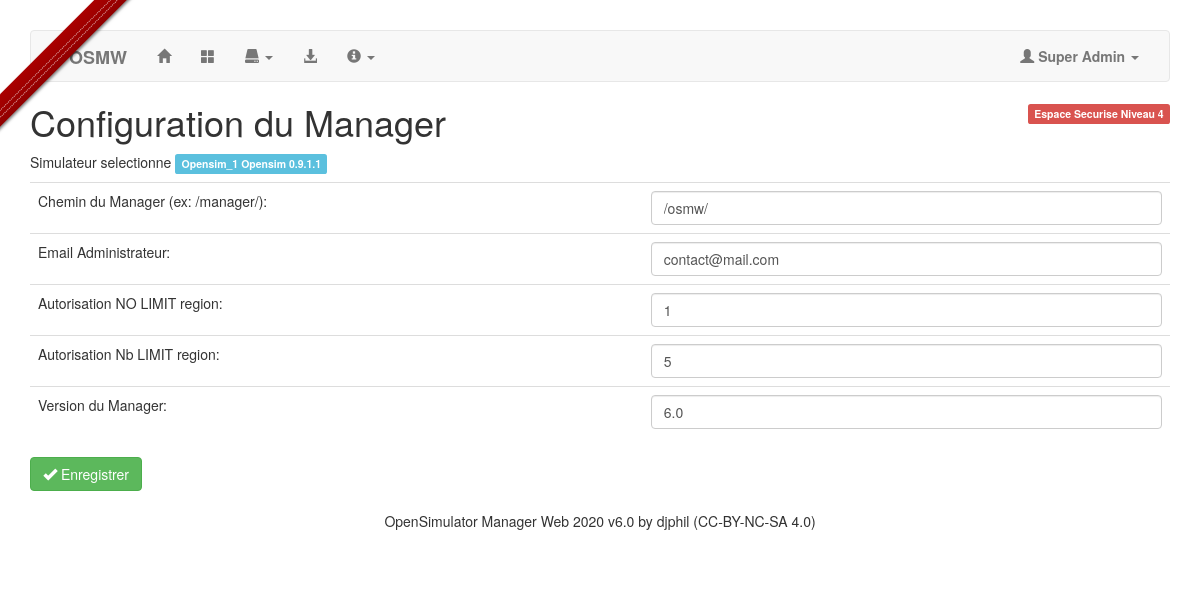
The app's page /?a=18 (signed in) with its own data.
### tables this page shows
CREATE TABLE `moteurs` (
  `osAutorise` tinyint(4) NOT NULL AUTO_INCREMENT,
  `id_os` varchar(50) NOT NULL,
  `name` varchar(50) NOT NULL,
  `version` varchar(50) NOT NULL,
  `address` varchar(50) NOT NULL,
  `DB_OS` varchar(50) NOT NULL,
  `hypergrid` varchar(255) NOT NULL,
  PRIMARY KEY (`osAutorise`)
);

CREATE TABLE `config` (
  `id` int(11) NOT NULL AUTO_INCREMENT,
  `cheminAppli` varchar(50) NOT NULL,
  `destinataire` varchar(50) NOT NULL,
  `Autorized` int(2) NOT NULL,
  `NbAutorized` int(2) NOT NULL,
  `VersionOSMW` varchar(50) NOT NULL,
  `urlOSMW` varchar(255) NOT NULL,
  PRIMARY KEY (`id`)
);

### inc/fonctions.php (called while the page is built, shortened)
<?php
function INI_Conf($cles, $valeur)
{
    require('inc/mysqli.php');
    $sql = "SELECT * FROM config";
    $req = mysqli_query($db, $sql) or die('Erreur SQL !<p>'.$sql.'</p>'.mysqli_error($db));
    $data = mysqli_fetch_array($req);
    switch ($valeur)
    {
        case "VersionOSMW":
            $Version = $data['VersionOSMW'];
            break;
    }
    return $Version;
}
function INI_Conf_Moteur($cles, $valeur)
{
    require('inc/mysqli.php');
    $sql = "SELECT * FROM moteurs WHERE id_os = '".$cles."'";
    $req = mysqli_query($db, $sql) or die('Erreur SQL !<p>'.$sql.'</p>'.mysqli_error($db));
    $data = mysqli_fetch_array($req);
    $Version = "";
    switch ($valeur)
    {
        case "version":
            $Version = $data['version'];
            break;
    }
    return $Version;
}
?>

### inc/GestConfig.php (the view, shortened to what this page needs)
<?php
if (isset($_SESSION['authentification']) && $_SESSION['privilege'] >= 3)
{
    echo '<p class="pull-right"><span class="label label-danger">Espace Securise Niveau '.$_SESSION['privilege'].'</span></p>';
    echo '<h1>Configuration du Manager</h1>';
    echo '<p>Simulateur selectionne ';
    echo '<strong class="label label-info">'.$_SESSION['opensim_select'].' '.INI_Conf_Moteur($_SESSION['opensim_select'], "version").'</strong>';
    echo '</p>';
    $btnN3 = "disabled";
	if ($_SESSION['privilege'] == 4) {$btnN1 = ""; $btnN2 = ""; $btnN3 = "";}
    $sql = 'SELECT * FROM config';
    $req = mysqli_query($db, $sql) or die('Erreur SQL !<p>'.$sql.'</p>'.mysqli_error($db));
    while($data = mysqli_fetch_assoc($req))
    {
        echo '<form class="form-group" method="post" action="">';
        echo '<table class="table table-hover">';
        echo '<tr>';
        echo '<td>Chemin du Manager (ex: /manager/):</td>';
        echo '<td><input class="form-control" type="text" value="'.$data['cheminAppli'].'" name="cheminAppli" '.$btnN3.'></td>';
        echo '</tr>';
        echo '<tr>';
        echo '<td>Email Administrateur:</td>';
        echo '<td><input class="form-control" type="text" value="'.$data['destinataire'].'" name="destinataire" '.$btnN3.'></td>';
        echo '</tr>';
        echo '<tr>';
        echo '<td>Autorisation NO LIMIT region:</td>';
        echo '<td><input class="form-control" type="text" value="'.$data['Autorized'].'" name="Autorized" '.$btnN3.'></td>';
        echo '</tr>';
        echo '<tr>';
        echo '<td>Autorisation Nb LIMIT region:</td>';
        echo '<td><input class="form-control" type="text" value="'.$data['NbAutorized'].'" name="NbAutorized" '.$btnN3.'></td>';
        echo '</tr>';
        echo '<tr>';
        echo '<td>Version du Manager:</td>';
        echo' <td><input class="form-control" type="text" value="'.$data['VersionOSMW'].'" name="VersionOSMW" '.$btnN3.'></td>';
        echo '</tr>';
        echo '</form>';
        echo' <button type="submit" class="btn btn-success" name="cmd" value="Enregistrer" '.$btnN3.'>';
        echo '<i class="glyphicon glyphicon-ok"></i> Enregistrer</button>';
    }
}
else {header('Location: index.php');}
?>

### index.php (shortened to what this page needs)
<?php
include_once('inc/mysqli.php');
include_once('inc/fonctions.php');
?>
<!DOCTYPE html>
<html lang="fr">
<head>
    <link rel="stylesheet" href="css/bootstrap.min.css">
    <link rel="stylesheet" media="all" id="css" href="<?php echo $url; ?>" />
    <link rel="stylesheet" href="css/gh-fork-ribbon.min.css">
    <link rel="stylesheet" href="css/btn3d.css">
    <link rel="stylesheet" href="css/osmw.css">
</head>
<body>
<div class="container">
<div class="github-fork-ribbon-wrapper left">
</div>
<?php
if (isset($_SESSION['authentification']))
{
	include_once 'inc/navbar.php';
    if (isset($_GET['a']) && !empty($_GET['a']))
    {
        $a = $_GET['a'];
        if ($a == "18") {include('inc/GestConfig.php');}
    }
} ?>
<footer class="footer">
    <p class="text-center">
        OpenSimulator Manager Web <?php echo date('Y'); ?> v<?php echo INI_Conf('VersionOSMW', 'VersionOSMW'); ?> by djphil (CC-BY-NC-SA 4.0)
    </p>
</footer>
</div>
</body>
</html>

### css/osmw.css (style rules this page uses)
body { padding-top: 25px; }
.footer { padding-top: 20px; padding-bottom: 20px; }

### records on screen
moteurs: version "Opensim 0.9.1.1"
config: cheminAppli "/osmw/", destinataire "contact@mail.com", Autorized "1", NbAutorized "5", VersionOSMW "6.0"

### other values on screen
$_SESSION['login'] "Super Admin"
$_SESSION['privilege'] "4"
$_SESSION['opensim_select'] "Opensim_1"
